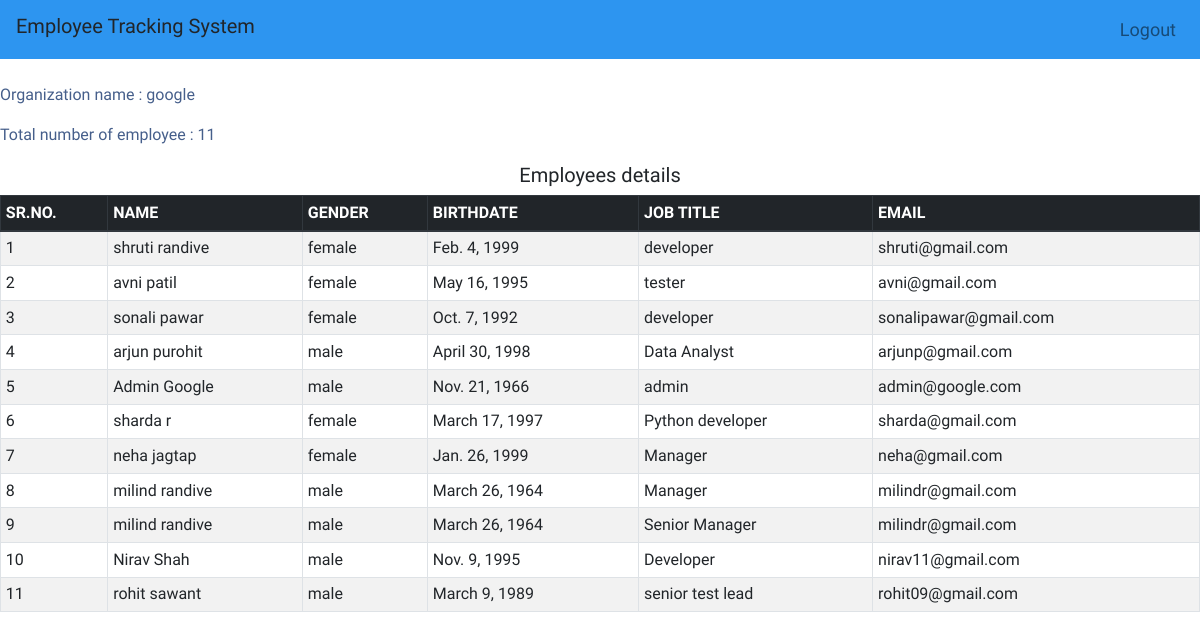
/showg (signed in), run on an earlier commit of the app's database.
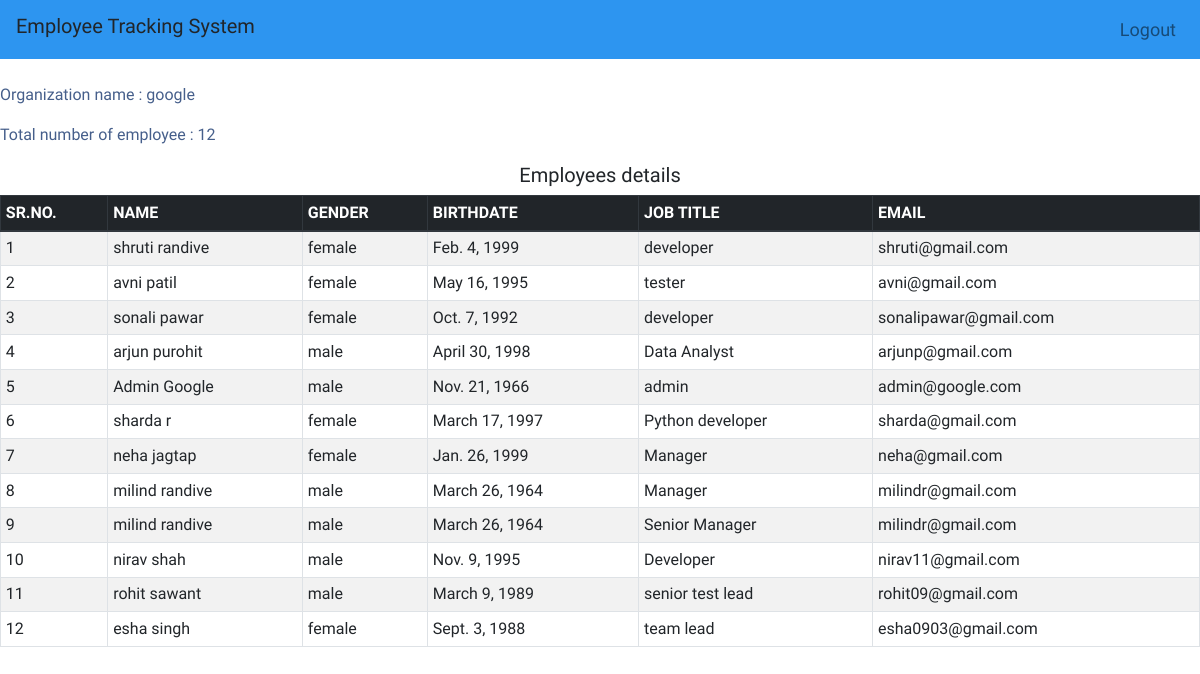
And on a later commit of the database.
### employeetrackingsystem/models/employee.py (models this page shows, shortened)
class Employee(models.Model):
    name=models.CharField(max_length=100)
    gender=models.CharField(max_length=10, choices=GENDER, default='male')
    jobtitle=models.CharField(max_length=100)
    organization=models.CharField(max_length=10, choices=ORG)
    dob=models.DateField(default=datetime.datetime.today)
    email=models.EmailField(unique=True)
    password=models.CharField(max_length=100)

### employeetrackingsystem/middlewares/auth.py (the view)
    def middleware(request):
        print(request.session.get('employee'))
        if not request.session.get('employee'):
            return redirect('login')
        response=get_response(request)
        return response

### employeetrackingsystem/views/details.py (called while the page is built)
def showg(request):
    employee=Employee.objects.filter(organization='google')
    totalcountG=Employee.objects.filter(organization='google').count()
    nameG=Employee.objects.values_list('organization', flat=True).get(pk=1)
    d={'employee':employee, 'totalcountG':totalcountG, 'nameG':nameG}
    return render(request, 'detailsg.html', d)

### employeetrackingsystem/templates/detailsg.html
{% extends 'navbar.html' %}
{%block content%}
<br>
<p>Organization name : {{nameG}}</p>
<p>Total number of employee : {{totalcountG}}</p>
<h5>Employees details</h5>
   <table class="table table-striped table-bordered table-sm">
        <thead class="thead-dark">
            <tr>
                <th>SR.NO.</th>
                <th>NAME</th>
                <th>GENDER</th>
                <th>BIRTHDATE</th>
                <th>JOB TITLE</th>
                <th>EMAIL</th>
            </tr>
        </thead>
        <tbody>
            {% for employee in employee %}
            <tr>
                <td>{{forloop.counter}}</td>
                <td>{{employee.name}}</td>
                <td>{{employee.gender}}</td>
                <td>{{employee.dob}}</td>
                <td>{{employee.jobtitle}}</td>
                <td>{{employee.email}}</td>
            </tr>
            {% endfor %}
        </tbody>
    </table>
    {% endblock %}

What changed in the data, as far as the page shows it:
changed Employee "Developer": name "Nirav Shah" → "nirav shah"
added Employee: name "esha singh", gender "female", dob "Sept. 3, 1988", jobtitle "team lead", email "esha0903@gmail.com"
Also different on the page:
{{ totalcountG }}: "11" → "12"
